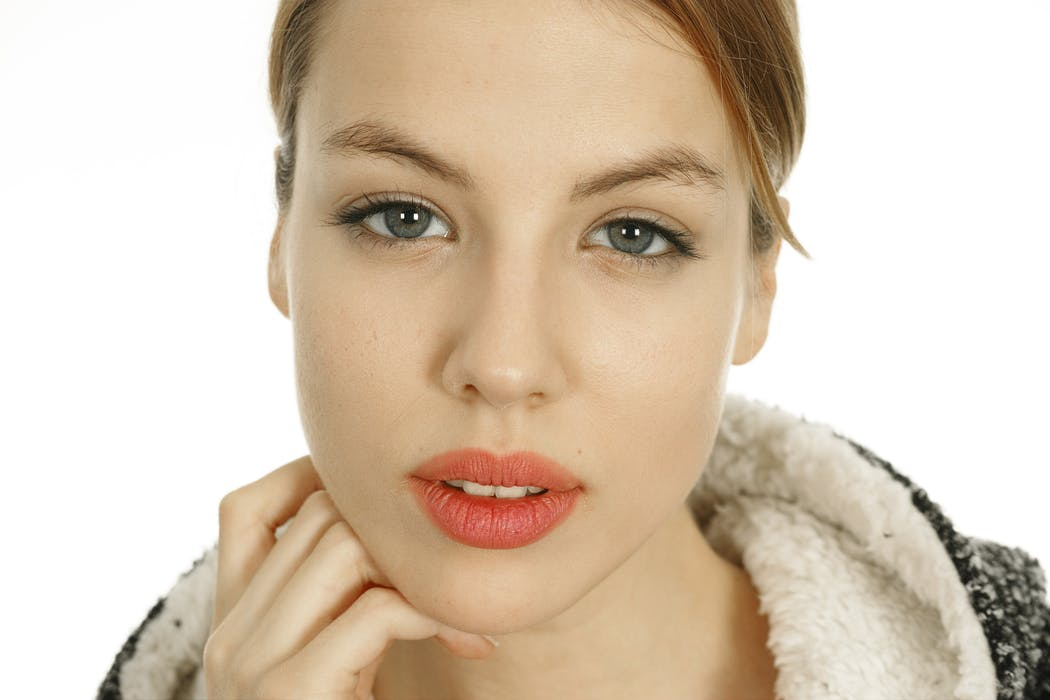
#> input picture 2026_1_산업컴퓨터비전/1_실습/08_FeatureMaching/face.jpeg, 1050 x 700 px, given in place of Lenna.png, which was not available
$ python Morphological.py
#> lines starting #> are read from the running program, lines starting #| are printed output that depends on the picture; after the words box and inside, x2 and y2 are one past the last pixel; in counts of white or black regions, pixels touching at a corner belong together; pictures that were not available may be replaced by others from this repository, and a replacement may not be noted
#import argparse
import cv2, numpy as np
from scipy import signal
import matplotlib.pyplot as plt

#parser = argparse.ArgumentParser()
#parser.add_argument('--path', default='Lenna.png', help='Image path')
#params = parser.parse_args()


image = cv2.imread('Lenna.png', 0)
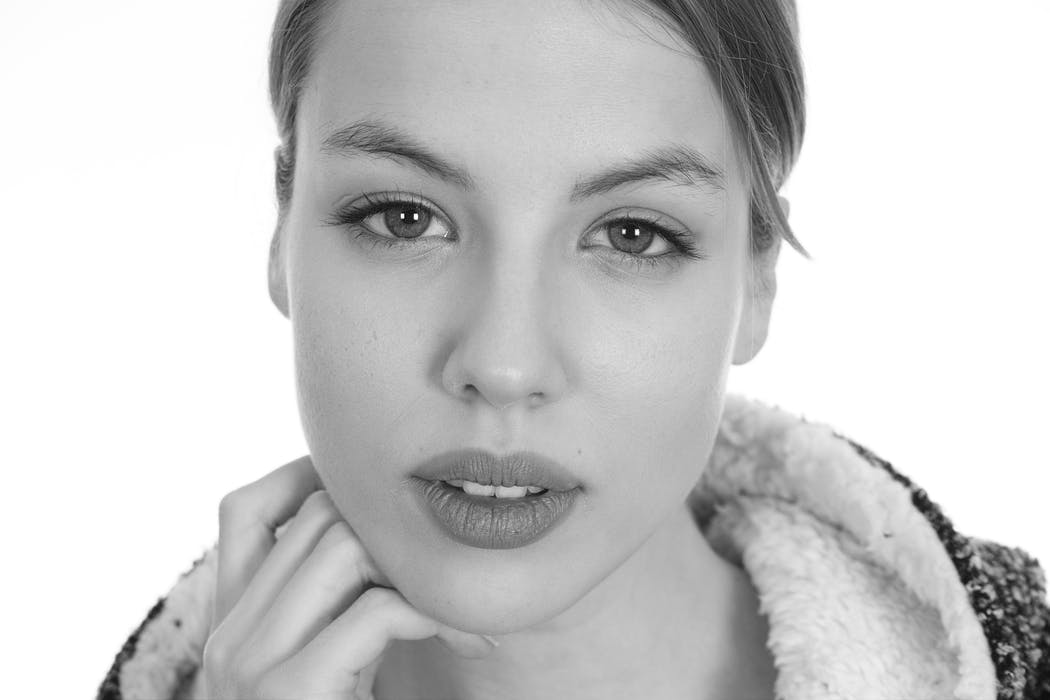
#> image: shape (700, 1050); min 4, max 255, mean 203.5
_, binary = cv2.threshold(image, -1, 1, cv2.THRESH_BINARY | cv2.THRESH_OTSU)
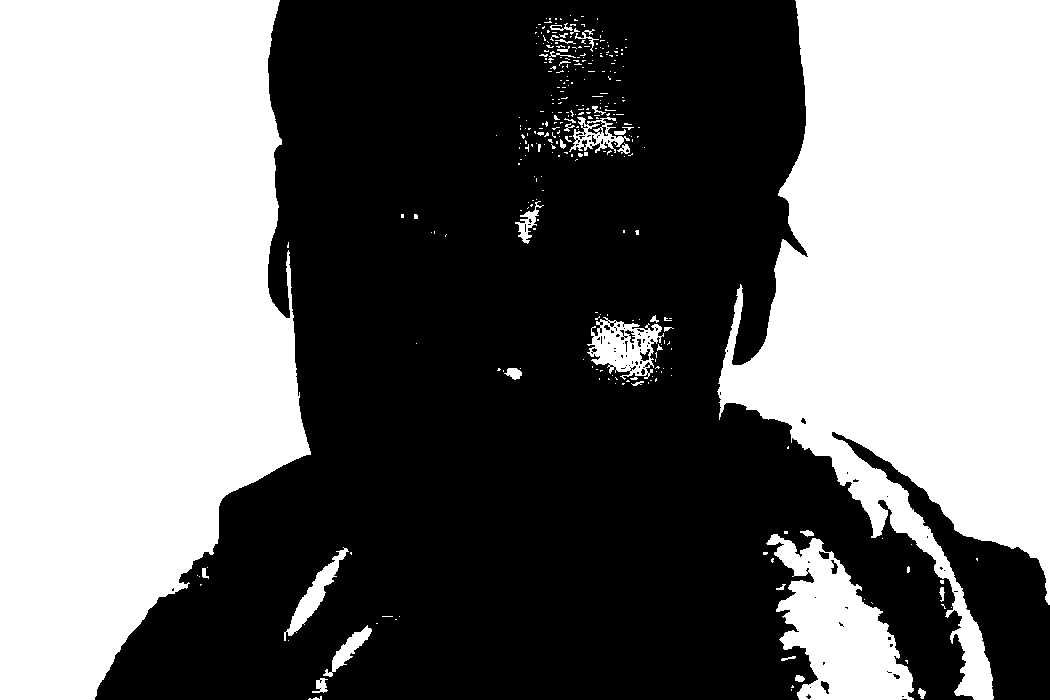
#> binary: shape (700, 1050); values 0 (black) and 1 (white), 45.5% white; 319 white regions (280 under 20 px), largest, box (x1, y1, x2, y2) and area: (0, 0, 311, 700) 172445, (717, 0, 1050, 700) 140701, (766, 534, 914, 700) 12927

eroded = cv2.morphologyEx(binary, cv2.MORPH_ERODE, (3, 3), iterations=10)
#> eroded: shape (700, 1050); values 0 (black) and 1 (white), 43.6% white; 41 white regions (29 under 20 px), largest, box (x1, y1, x2, y2) and area: (0, 0, 309, 700) 171711, (720, 0, 1050, 605) 135177, (779, 548, 912, 700) 9906
dilated = cv2.morphologyEx(binary, cv2.MORPH_DILATE, (3, 3), iterations=10)
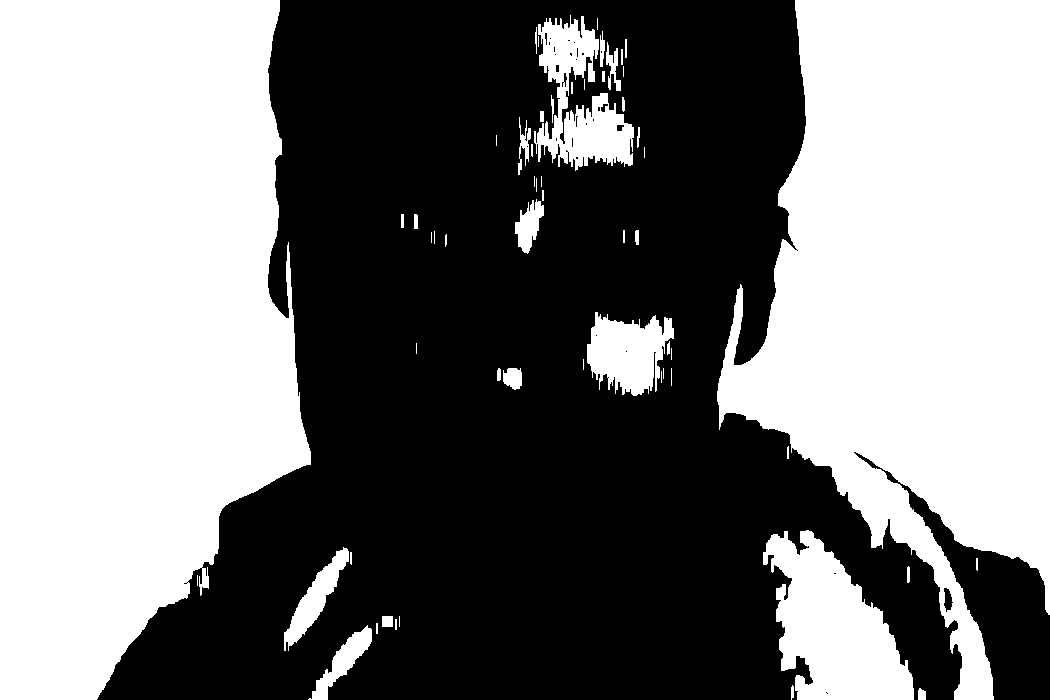
#> dilated: shape (700, 1050); values 0 (black) and 1 (white), 48.4% white; 58 white regions (19 under 20 px), largest, box (x1, y1, x2, y2) and area: (0, 0, 311, 700) 175258, (717, 0, 1050, 700) 146533, (763, 530, 914, 700) 15183

opened = cv2.morphologyEx(binary, cv2.MORPH_OPEN, cv2.getStructuringElement(cv2.MORPH_ELLIPSE, (5, 5)), iterations=5)
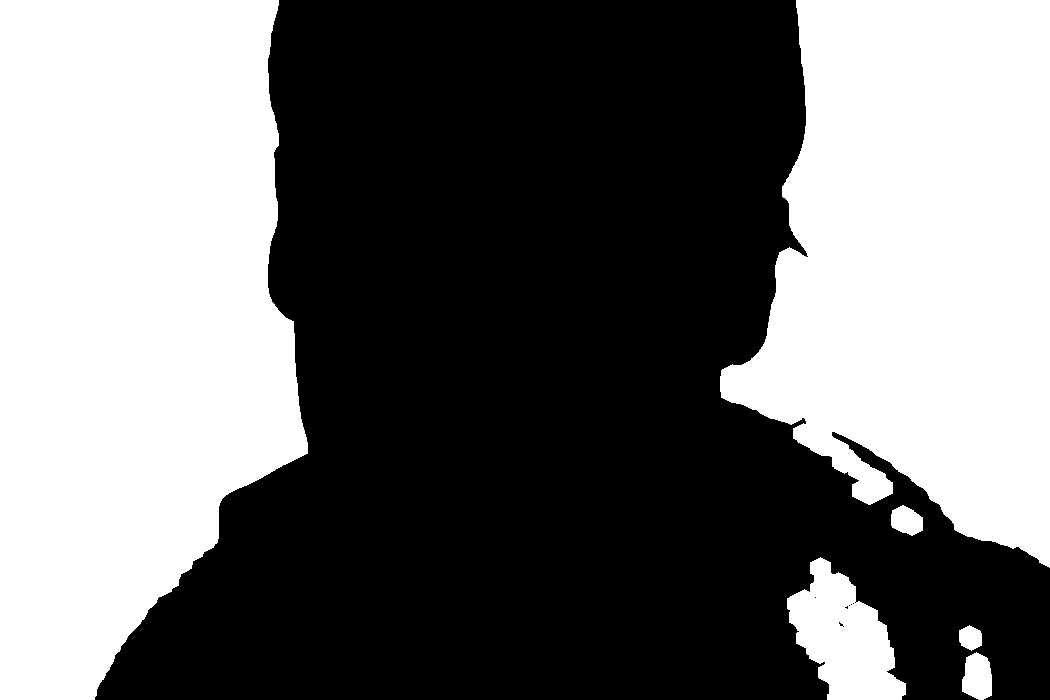
#> opened: shape (700, 1050); values 0 (black) and 1 (white), 43.3% white; 6 white regions, box (x1, y1, x2, y2) and area: (0, 0, 308, 700) 171984, (720, 0, 1050, 568) 134075, (787, 557, 906, 700) 9840, (962, 652, 992, 700) 1138, (891, 505, 923, 536) 717, (959, 625, 982, 651) 447
closed = cv2.morphologyEx(binary, cv2.MORPH_CLOSE, cv2.getStructuringElement(cv2.MORPH_ELLIPSE, (5, 5)), iterations=5)
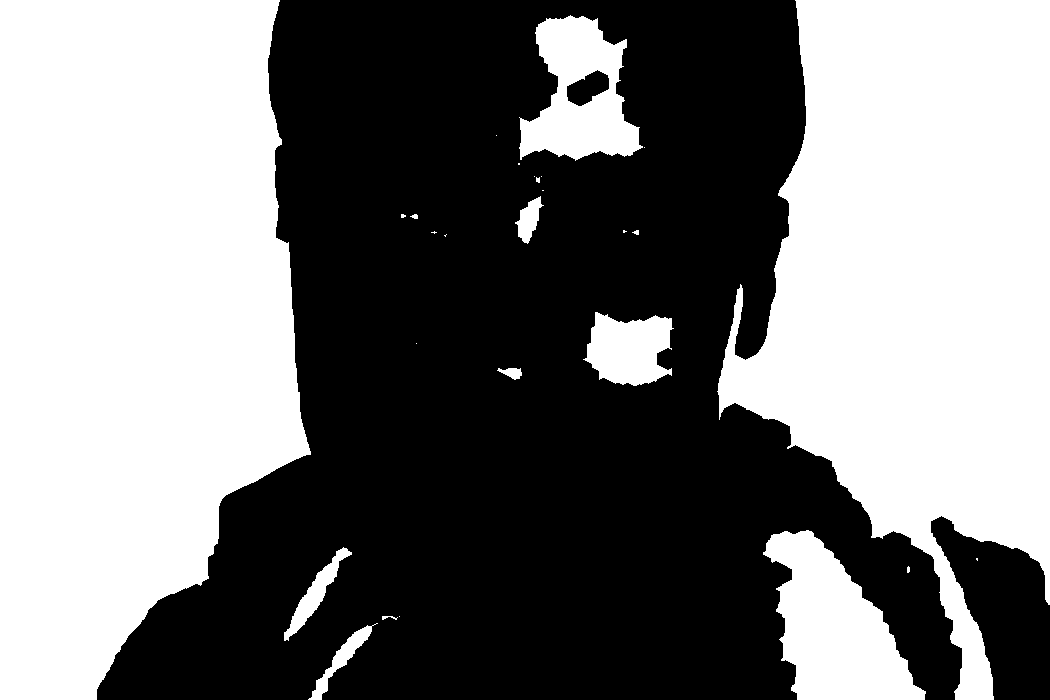
#> closed: shape (700, 1050); values 0 (black) and 1 (white), 48% white; 27 white regions (14 under 20 px), largest, box (x1, y1, x2, y2) and area: (0, 0, 311, 700) 174420, (717, 0, 1050, 700) 144217, (763, 530, 926, 700) 15570
grad = cv2.morphologyEx(binary, cv2.MORPH_GRADIENT, cv2.getStructuringElement(cv2.MORPH_ELLIPSE, (5, 5)))
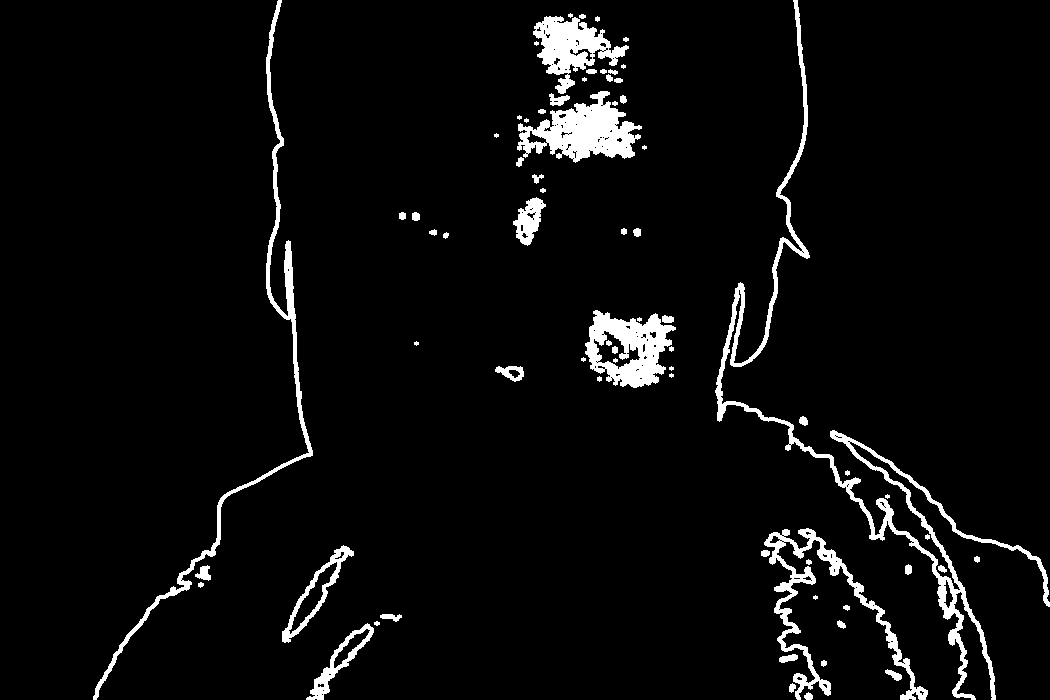
#> grad: shape (700, 1050); values 0 (black) and 1 (white), 4.7% white; 71 white regions (16 under 20 px), largest, box (x1, y1, x2, y2) and area: (715, 0, 1050, 700) 8694, (517, 91, 642, 163) 4578, (93, 0, 313, 700) 4203

plt.figure(figsize=(10,10))
plt.subplot(231)
plt.axis('off')
plt.title('binary')
plt.imshow(binary, cmap='gray')

plt.subplot(232)
plt.axis('off')
plt.title('erode 10 times')
plt.imshow(eroded, cmap='gray')

plt.subplot(233)
plt.axis('off')
plt.title('dilate 10 times')
plt.imshow(dilated, cmap='gray')

plt.subplot(234)
plt.axis('off')
plt.title('open 5 times')
plt.imshow(opened, cmap='gray')

plt.subplot(235)
plt.axis('off')
plt.title('close 5 times')
plt.imshow(closed, cmap='gray')

plt.subplot(236)
plt.axis('off')
plt.title('gradient')
plt.imshow(grad, cmap='gray')

plt.tight_layout()
plt.show()

$ run again, on 2026_1_산업컴퓨터비전/1_실습/08_FeatureMaching/people.jpg
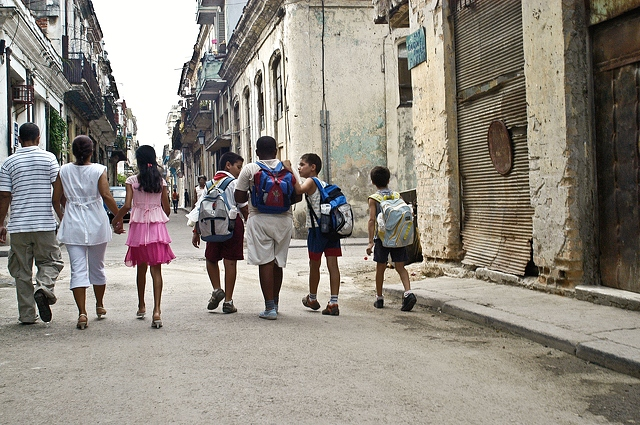
#> input picture 2026_1_산업컴퓨터비전/1_실습/08_FeatureMaching/people.jpg, 640 x 425 px, given in place of Lenna.png, which was not available
#> `_, binary = cv2.threshold(image, -1, 1, cv2.THRESH_BINARY | cv2.THRESH..`:
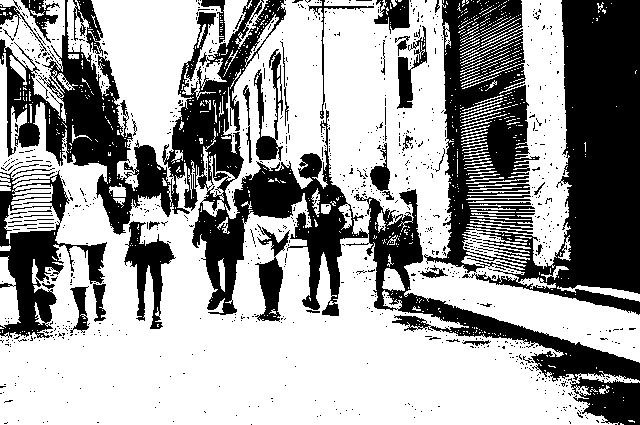
#> binary: shape (425, 640); values 0 (black) and 1 (white), 62.6% white; 1004 black regions (958 under 20 px), largest, box (x1, y1, x2, y2) and area: (0, 0, 640, 382) 39886, (424, 0, 640, 315) 39535, (0, 164, 107, 338) 6163
#> eroded: shape (425, 640); values 0 (black) and 1 (white), 43.6% white; 242 white regions (184 under 20 px), largest, box (x1, y1, x2, y2) and area: (0, 163, 578, 425) 62418, (324, 0, 448, 273) 17374, (91, 0, 198, 167) 10338
#> dilated: shape (425, 640); values 0 (black) and 1 (white), 79.4% white; 256 black regions (178 under 20 px), largest, box (x1, y1, x2, y2) and area: (562, 0, 640, 294) 20705, (62, 0, 133, 235) 4159, (194, 174, 302, 310) 3582
#> opened: shape (425, 640); values 0 (black) and 1 (white), 36.2% white; 16 white regions, largest, box (x1, y1, x2, y2) and area: (0, 216, 559, 425) 59181, (93, 0, 198, 149) 10087, (324, 8, 390, 170) 7999
#> closed: shape (425, 640); values 0 (black) and 1 (white), 87.6% white; 14 black regions, largest, box (x1, y1, x2, y2) and area: (562, 0, 640, 294) 20628, (9, 231, 53, 281) 1577, (250, 178, 302, 218) 1546
#> `grad = cv2.morphologyEx(binary, cv2.MORPH_GRADIENT, cv2.getStructuring..`:
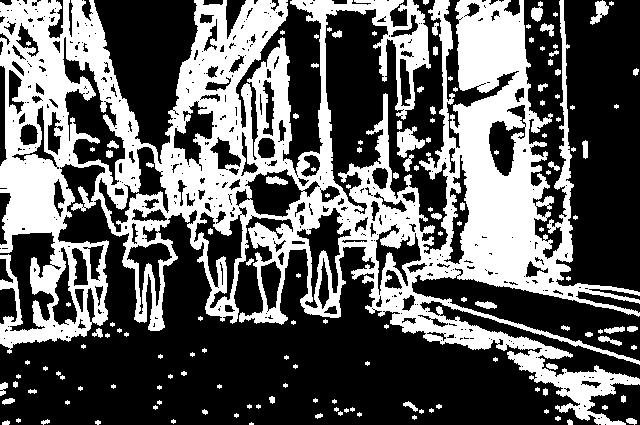
#> grad: shape (425, 640); values 0 (black) and 1 (white), 37.5% white; 149 white regions (84 under 20 px), largest, box (x1, y1, x2, y2) and area: (0, 0, 640, 425) 97012, (397, 126, 425, 158) 475, (590, 0, 609, 25) 230
